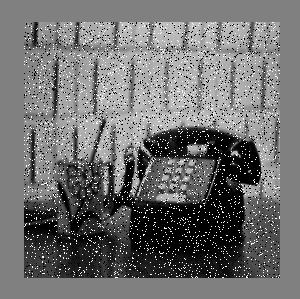
#> input picture assignments/images/salt and pepper noise image.png, 300 x 299 px, found by its file name
$ jupyter execute PCD_Assignment03.ipynb
#> lines starting #> are read from the running program, lines starting #| are printed output that depends on the picture; after the words box and inside, x2 and y2 are one past the last pixel; in counts of white or black regions, pixels touching at a corner belong together
<a href="https://colab.research.google.com/github/mikailachmad/Pengolahan-Citra-Digital/blob/main/assignments/PCD_Assignment03.ipynb" target="_parent"></a>

[cell 1]
import time, sys, os

def warna(teks, kode):
    return f"\033[{kode}m{teks}\033[0m"

def ketik(teks, delay=0.05):
#> called with delay = 0.05
    for huruf in teks:
        sys.stdout.write(huruf)
        sys.stdout.flush()
        time.sleep(delay)
    print()

os.system("cls" if os.name == "nt" else "clear")

judul = """
=========================================
     PENGOLAHAN CITRA DIGITAL
=========================================
"""

print(warna(judul, "90"))

ketik(warna("Nama Lengkap : ", "91") + "Mikail Achmad")
ketik(warna("NIM          : ", "92") + "24/542370/PA/23026")
ketik(warna("Kelas        : ", "93") + "KOM")

print("\n" + "-"*50 + "\n")

ketik(warna("Tugas PCD: The 3st Assignment", "94"), delay=0.05)

menu = "Implement one of the segmentation methods and several operation of morphological methods without using libraryom and comparing the segmentation result with and without applying morphological processing."

print(menu)

# I. Set up Processed Image

[cell 2]
import cv2
import numpy as np
import matplotlib.pyplot as plt
from google.colab.patches import cv2_imshow

[cell 3]
img_input = cv2.imread('/content/salt and pepper noise image.png', cv2.IMREAD_GRAYSCALE)
#> img_input is the input picture: shape (299, 300); min 0, max 255, mean 111.2

print(" Gambar Input Asli (Grayscale): ")
cv2_imshow(img_input)
print(f"Ukuran gambar input: {img_input.size} (tinggi, lebar)")
#| Ukuran gambar input: 89700 (tinggi, lebar)

> Memuat Gambar Salt and Pepper Noise yang diambil dari Website Geeks for Geeks.

> Citra yang digunakan dalam metode Segmentasi dan Morfologi.

> Sumber: https://media.geeksforgeeks.org/wp-content/uploads/20190510181033/Screenshot-1841.png

# II. Create Segmentation Method Operation

[cell 4]
height, width = img_input.shape
#> height = 299; width = 300

img_output_segmentasi = np.zeros((height, width), dtype=np.uint8)

cv2_imshow(img_output_segmentasi)
print(f"Ukuran gambar output: {img_output_segmentasi.shape}")
#| Ukuran gambar output: (299, 300)

> Menyiapkan kanvas kosong untuk pemrosesan gambar secara Segmentasi.

[cell 5]
threshold = 128
print(f"Ambang batas diatur ke {threshold}")

> Mengatur ambang batas ke 128, yang merupakan nilai tengah standar (0-255).

[cell 6]
# Iterasi melalui setiap baris (y, tinggi)
for y in range(height):
  # Iterasi melalui setiap kolom (x, lebar)
  for x in range(width):
    # Ambil nilai piksel grayscale dari gambar input
    pixel_value = img_input[y, x]

    # Terapkan logika thresholding
    if pixel_value > threshold:
      img_output_segmentasi[y, x] = 255
    else:
      img_output_segmentasi[y, x] = 0
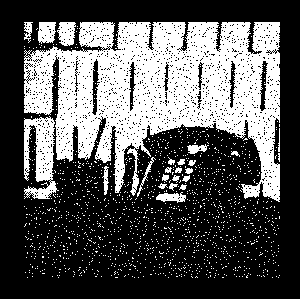
#> img_output_segmentasi: shape (299, 300); 34.4% white; 1470 white regions (1447 under 20 px), largest, box (x1, y1, x2, y2) and area: (24, 22, 280, 202) 25582, (24, 116, 59, 199) 1657, (57, 22, 76, 46) 339

print("Hasil Segmentasi (Tanpa Morfologi): ")
cv2_imshow(img_output_segmentasi)

> Output adalah gambar hitam-putih yang sangat kotor. Ada persamaan antara objek telepon dan background, yaitu keduanya memiliki bintik-bintik putih dan hitam. Ini membuktikan bahwa segmentasi sederhana tidak cukup untuk gambar yang noisy.

[cell 7]
image_segmentasi = "salt and pepper Segmentasi.png"
cv2.imwrite(image_segmentasi, img_output_segmentasi)

print(f"Hasil segmentasi telah disimpan sebagai: {image_segmentasi}")

#III. Create Morphological Method 1: Erosion

[cell 8]
def erosi_manual(gambar_input):
  """
  Menerapkan operasi Erosi (Erosion) secara manual pafa gambar biner dengan kernel 3x3.
  """

  # Ambil dimensi gambar input
  height, width = gambar_input.shape
#> height = 299; width = 300

  # Buat gambar output kosong (diisi 0)
  # Kanvas baru hasil erosi
  gambar_output = np.zeros((height, width), dtype=np.uint8)

  # Iterasi melalui setiap piksel, kecuali border
  for y in range(1, height - 1):
    for x in range(1, width - 1):

      # Asumsikan semua piksel di jendela 3x3 adalah putih
      is_all_white = True

      # Loop kecil untuk memeriksa jendela 3x3
      for i in range(-1, 2): # y-offset (-1, 0, 1)
        for j in range(-1, 2): # x-offset (-1, 0, 1)

          # Periksa nilai piksel tetangga di gambar input
          if gambar_input[y + i, x + j] == 0:
            # Jika ditemukan 1 piksel hitam
            is_all_white = False
            break # Hentikan loop (j)

        if not is_all_white:
          break # Hentikan loop (i)

      # Set nillai piksel di gambar output
      if is_all_white:
        gambar_output[y, x] = 255
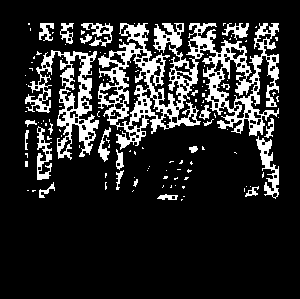
#> gambar_output: shape (299, 300); 15.9% white; 125 white regions (100 under 20 px), largest, box (x1, y1, x2, y2) and area: (98, 23, 279, 150) 8524, (25, 50, 99, 160) 2586, (256, 136, 279, 199) 546

  print("Proses Erosi manual selesai.")
  return gambar_output

> Sebuah piksel output akan diset ke putih (255) jika semua piksel di dalam jendela 3x3 di sekitarnya pada gambar input juga putih. Jika ada satu saja piksel hitam (0) di dalam jendela itu, piksel output akan menjadi hitam (0).

> Alasan utama menerapkan metode ini sebagai langkah pertama untuk membersihkan "salt noise" (bintik-bintik putih) di background, bintik-bintik terisolasi ini akan dikelilingi oleh piksel hitam, sehingga akan dihapus (dijadikan hitam). Lanngkah ini krusial sebagai bagian pertama dari operasi Erosi, yang bertujuan membersihkan noise di background sebelum membangun kembali bentuk objek di langkah berikutnya.

[cell 9]
img_hasil_erosi = erosi_manual(img_output_segmentasi)

print("\nHasil Setelah Erosi")
cv2_imshow(img_hasil_erosi)

> Output menunjukkan bahwa:

1. Sebagian besar bintik-bintik putih (salt noise) yang tadinya tersebar di background hitam telah hilang.

2. Objek teleponnya juga terlihat menyusut atau terkikis.

3. Lubang-lubang hitam (pepper noise) di dalam telepon terlihat semakin membesar.

# IV. Create Morphological Method 2: Dilation

[cell 10]
def dilasi_manual(gambar_input):
    """
    Menerapkan operasi Dilasi (Dilation) secara manual
    pada gambar biner dengan kernel 3x3.
    """

    height, width = gambar_input.shape
#> height = 299; width = 300
    gambar_output = np.zeros((height, width), dtype=np.uint8)

    for y in range(1, height - 1):
        for x in range(1, width - 1):

            # Asumsikan tidak ada piksel putih
            is_any_white = False

            # Loop 3x3
            for i in range(-1, 2):
                for j in range(-1, 2):

                    # Cek nilai piksel tetangga
                    if gambar_input[y + i, x + j] == 255:
                        is_any_white = True # <--- Jika ketemu 1 saja, set True
                        break

                if is_any_white:
                    break

            # Set nilai piksel di gambar OUTPUT
            if is_any_white:
                # Jika ada minimal 1 piksel putih, output jadi PUTIH
                gambar_output[y, x] = 255
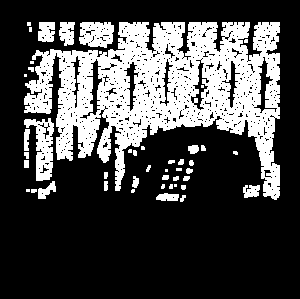
#> gambar_output: shape (299, 300); 28.8% white; 45 white regions (16 under 20 px), largest, box (x1, y1, x2, y2) and area: (24, 22, 280, 200) 22105, (24, 118, 54, 181) 954, (79, 22, 114, 48) 711
            # else:
            #   gambar_output[y, x] = 0 (tetap hitam)

    print("Proses Dilasi manual selesai.")
    return gambar_output

> Sebuah piksel output akan diset ke putih (255) jika minimal ada satu piksel putih di dalam jendela 3x3 di sekitarnya pada gambar input. Piksel output hanya akan menjadi hitam (0) jika semua piksel di jendela 3x3 itu hitam.

> Dalam alur tugas ini, Dilasi memiliki dua peran penting: pertama, sebagai langkah kedua dalam operasi Opening (Erosi → Dilasi), ia bertugas menebalkan kembali objek utama yang menyusut setelah erosi sehingga bentuknya pulih, sementara noise putih yang sudah terhapus tidak akan kembali. Kedua, ia bertugas sebagai langkah pertama dalam operasi Closing (Dilasi → Erosi), di mana sifat ekspansifnya dimanfaatkan untuk menambal lubang-lubang hitam (pepper noise) di dalam objek, karena piksel putih di sekitar lubang akan melebar dan menutupinya.

[cell 11]
img_hasil_opening = dilasi_manual(img_hasil_erosi)

print("Hasil Setelah Opening (Erosi lalu Dilasi)")
cv2_imshow(img_hasil_opening)

> Output menunjukkan bahwa:

1. Bintik-bintik putih pada latar belakang tidak kembali karena telah dihapus oleh Erosi, dan Dilasi tidak bisa menghidupkan piksel yang sudah 0 di area yang terisolasi.

2. Objek telepon (dan sisa noise di background) yang tadinya terkikis sekarang sudah menebal kembali ke ukuran yang lebih normal.

#5. Cleaning salt-and-pepper noise

[cell 12]
print("Menerapkan Dilasi (bagian dari Closing): ")
img_setelah_dilasi_closing = dilasi_manual(img_hasil_opening)
#> after the loop in dilasi_manual (call 2), `for y in range(1, height - 1):`:
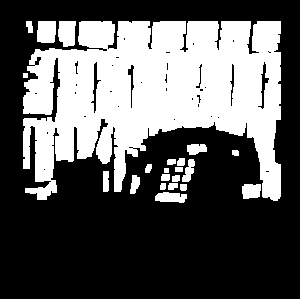
#> gambar_output: shape (299, 300); 36.4% white; 22 white regions, largest, box (x1, y1, x2, y2) and area: (23, 21, 281, 201) 30075, (58, 21, 76, 47) 400, (37, 21, 56, 43) 396

print("Menerapkan Erosi (bagian dari Closing): ")
img_hasil_closing = erosi_manual(img_setelah_dilasi_closing)
#> after the loop in erosi_manual (call 2), `for y in range(1, height - 1):`:
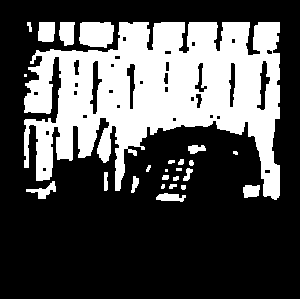
#> gambar_output: shape (299, 300); 31.5% white; 25 white regions (5 under 20 px), largest, box (x1, y1, x2, y2) and area: (24, 22, 280, 200) 25652, (79, 22, 114, 48) 786, (38, 22, 55, 42) 318
print("Proses Closing Selesai.")

print("Hasil Akhir Gambar dengan Morfologi: ")
cv2_imshow(img_hasil_closing)

> Output menunjukkan bahwa:

1. Background hitam sudah bersih yang merupakan hasil dari Opening.

2. Objek telepon yang tadinya bolong-bolong hitam sekarang sudah solid dan utuh sebagai hasil dari Closing.

3. Siluet telepon terlihat dengan jelas, berbeda jauh dari gambar hasil segmentasi pertama yang terlihat hancur.

[cell 13]
hasil_akhir = "salt and pepper Morfologi.png"
cv2.imwrite(hasil_akhir, img_hasil_closing)

print(f"Gambar hasil akhir telah disimpan sebagai: {hasil_akhir}")

# 6. Analysis and Compare

[cell 14]
# 1. Gambar Input Asli
img_display_input = cv2.cvtColor(img_input, cv2.COLOR_GRAY2BGR)

# 2. Gambar Hasil Segmentasi
img_display_before = cv2.cvtColor(img_output_segmentasi, cv2.COLOR_GRAY2BGR)

# 3. Gambar Hasil Morfologi
img_display_after = cv2.cvtColor(img_hasil_closing, cv2.COLOR_GRAY2BGR)

[cell 15]
# Tambahkan Label Teks ke setiap gambar
font = cv2.FONT_HERSHEY_SIMPLEX
posisi_teks = (10, 25)
skala_font = 0.7
warna_putih = (255, 255, 255)
warna_hitam = (0, 0, 0)
ketebalan = 2

# Menambahkan teks dengan outline hitam agar terbaca di area
cv2.putText(img_display_input, '1. INPUT ASLI (Noisy)', posisi_teks, font, skala_font, warna_hitam, ketebalan + 2)
cv2.putText(img_display_input, '1. INPUT ASLI (Noisy)', posisi_teks, font, skala_font, warna_putih, ketebalan)
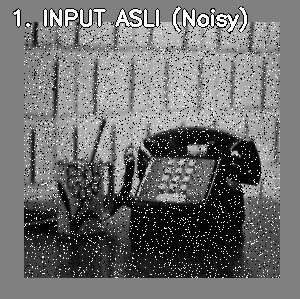
#> img_display_input: shape (299, 300, 3); min 0, max 255, mean 111.6

cv2.putText(img_display_before, '2. SEBELUM (Segmentasi)', posisi_teks, font, skala_font, warna_hitam, ketebalan + 2)
cv2.putText(img_display_before, '2. SEBELUM (Segmentasi)', posisi_teks, font, skala_font, warna_putih, ketebalan)
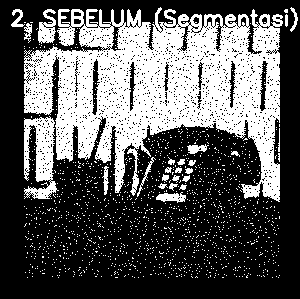
#> img_display_before: shape (299, 300, 3); 35.7% white; 1477 white regions (1452 under 20 px), largest, box (x1, y1, x2, y2) and area: (24, 7, 283, 202) 26781, (24, 116, 59, 199) 1657, (38, 9, 56, 44) 380

cv2.putText(img_display_after, '3. SESUDAH (Morfologi)', posisi_teks, font, skala_font, warna_hitam, ketebalan + 2)
cv2.putText(img_display_after, '3. SESUDAH (Morfologi)', posisi_teks, font, skala_font, warna_putih, ketebalan)
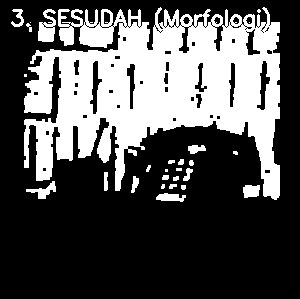
#> img_display_after: shape (299, 300, 3); 32.8% white; 27 white regions (8 under 20 px), largest, box (x1, y1, x2, y2) and area: (24, 7, 280, 200) 27654, (38, 9, 56, 42) 378, (26, 181, 56, 199) 207

perbandingan = np.hstack((img_display_input, img_display_before, img_display_after))
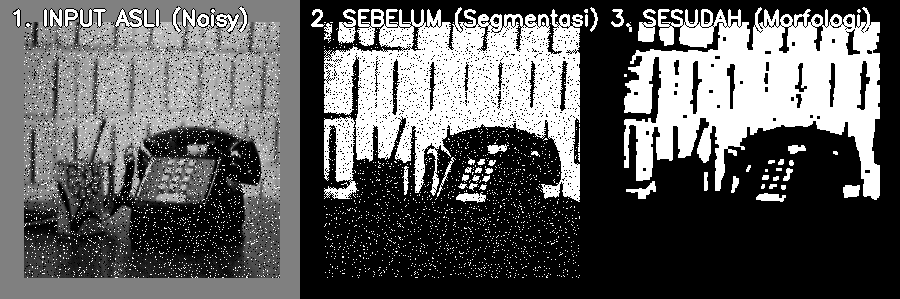
#> perbandingan: shape (299, 900, 3); min 0, max 255, mean 95.4

print("Perbandingan Akhir: ")
cv2_imshow(perbandingan)
